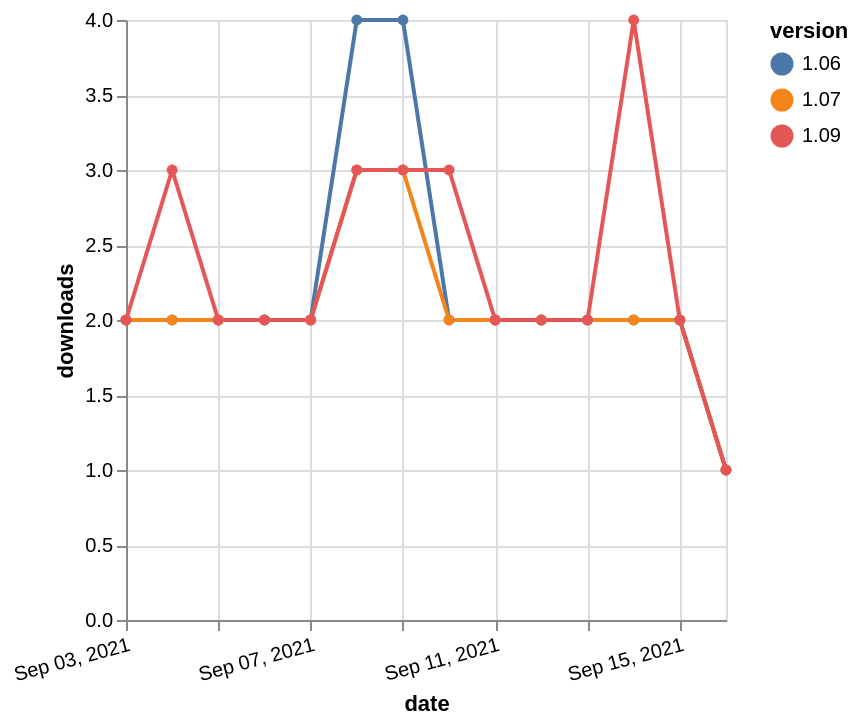

The specification (Vega-Lite) saved for this image:
### Vega-Lite specification from a JSON file in a GitHub repository (floating-point values rounded to 4 significant figures)
{"$schema": "https://vega.github.io/schema/vega-lite/v5.json", "description": "A simple bar chart with embedded data.", "data": {"values": [{"date": "2021-09-03", "total": 2729, "delta": 2, "version": "1.06"}, {"date": "2021-09-04", "total": 2731, "delta": 2, "version": "1.06"}, {"date": "2021-09-05", "total": 2733, "delta": 2, "version": "1.06"}, {"date": "2021-09-06", "total": 2735, "delta": 2, "version": "1.06"}, {"date": "2021-09-07", "total": 2737, "delta": 2, "version": "1.06"}, {"date": "2021-09-08", "total": 2741, "delta": 4, "version": "1.06"}, {"date": "2021-09-09", "total": 2745, "delta": 4, "version": "1.06"}, {"date": "2021-09-10", "total": 2747, "delta": 2, "version": "1.06"}, {"date": "2021-09-11", "total": 2749, "delta": 2, "version": "1.06"}, {"date": "2021-09-12", "total": 2751, "delta": 2, "version": "1.06"}, {"date": "2021-09-13", "total": 2753, "delta": 2, "version": "1.06"}, {"date": "2021-09-14", "total": 2755, "delta": 2, "version": "1.06"}, {"date": "2021-09-15", "total": 2757, "delta": 2, "version": "1.06"}, {"date": "2021-09-16", "total": 2758, "delta": 1, "version": "1.06"}, {"date": "2021-09-03", "total": 2273, "delta": 2, "version": "1.07"}, {"date": "2021-09-04", "total": 2275, "delta": 2, "version": "1.07"}, {"date": "2021-09-05", "total": 2277, "delta": 2, "version": "1.07"}, {"date": "2021-09-06", "total": 2279, "delta": 2, "version": "1.07"}, {"date": "2021-09-07", "total": 2281, "delta": 2, "version": "1.07"}, {"date": "2021-09-08", "total": 2284, "delta": 3, "version": "1.07"}, {"date": "2021-09-09", "total": 2287, "delta": 3, "version": "1.07"}, {"date": "2021-09-10", "total": 2289, "delta": 2, "version": "1.07"}, {"date": "2021-09-11", "total": 2291, "delta": 2, "version": "1.07"}, {"date": "2021-09-12", "total": 2293, "delta": 2, "version": "1.07"}, {"date": "2021-09-13", "total": 2295, "delta": 2, "version": "1.07"}, {"date": "2021-09-14", "total": 2297, "delta": 2, "version": "1.07"}, {"date": "2021-09-15", "total": 2299, "delta": 2, "version": "1.07"}, {"date": "2021-09-16", "total": 2300, "delta": 1, "version": "1.07"}, {"date": "2021-09-03", "total": 1934, "delta": 2, "version": "1.09"}, {"date": "2021-09-04", "total": 1937, "delta": 3, "version": "1.09"}, {"date": "2021-09-05", "total": 1939, "delta": 2, "version": "1.09"}, {"date": "2021-09-06", "total": 1941, "delta": 2, "version": "1.09"}, {"date": "2021-09-07", "total": 1943, "delta": 2, "version": "1.09"}, {"date": "2021-09-08", "total": 1946, "delta": 3, "version": "1.09"}, {"date": "2021-09-09", "total": 1949, "delta": 3, "version": "1.09"}, {"date": "2021-09-10", "total": 1952, "delta": 3, "version": "1.09"}, {"date": "2021-09-11", "total": 1954, "delta": 2, "version": "1.09"}, {"date": "2021-09-12", "total": 1956, "delta": 2, "version": "1.09"}, {"date": "2021-09-13", "total": 1958, "delta": 2, "version": "1.09"}, {"date": "2021-09-14", "total": 1962, "delta": 4, "version": "1.09"}, {"date": "2021-09-15", "total": 1964, "delta": 2, "version": "1.09"}, {"date": "2021-09-16", "total": 1965, "delta": 1, "version": "1.09"}]}, "width": "container", "mark": {"type": "line", "point": {"filled": true}}, "encoding": {"x": {"field": "date", "type": "temporal", "timeUnit": "yearmonthdate", "title": "date", "axis": {"labelAngle": -15}}, "y": {"field": "delta", "type": "quantitative", "title": "downloads"}, "color": {"field": "version", "type": "nominal"}, "tooltip": {"field": "delta"}}}
